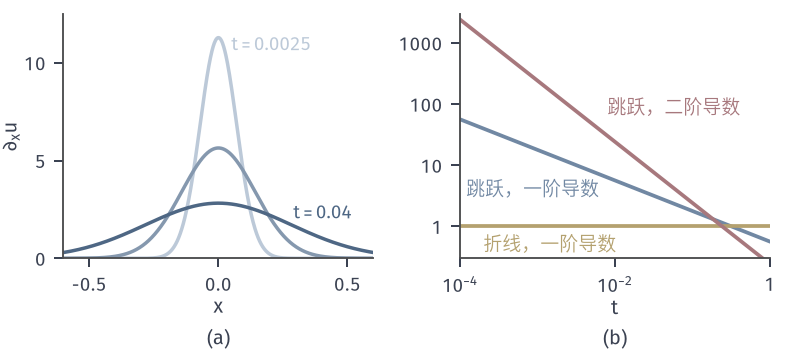

Source code (Python):
from pathlib import Path
import sys
HERE = Path(__file__).resolve().parent
sys.path.insert(0, str(HERE.parent/"heat-common"))
from heat_fig import *
# Exact derivative growth for a jump and a kink on the line.
fig, axes = figure(width_mm=112, height_mm=50, ncols=2)
panel(fig, left=.08, wspace=.28, bottom=.27)
ax = axes[0]; xx = np.linspace(-.6, .6, 800); cc = shades(3)
for t, c in zip((.0025, .01, .04), cc): ax.plot(xx, 2*gauss(xx, t), color=c, lw=1.4)
lab(ax, .05, 10.6, '$t=0.0025$', cc[0], ha='left'); lab(ax, .29, 2.0, '$t=0.04$', cc[2], ha='left')
ax.set_xlim(-.6, .6); ax.set_ylim(0, 12.5); ax.set_xticks([-.5, 0, .5]); ax.set_yticks([0, 5, 10]); axlab(ax, yl=r'$\partial_x u$')
ax = axes[1]; T = np.logspace(-4, 0, 80)
ax.loglog(T, 1/np.sqrt(pi*T), color=BLUE, lw=1.5); ax.loglog(T, 0*T+1, color=YELLOW, lw=1.5); ax.loglog(T, 2/(np.sqrt(8*pi)*T)*np.exp(-.5), color=RED, lw=1.5)
lab(ax, 2e-4, .75, '折线，一阶导数', YELLOW, ha='left', va='top'); lab(ax, 1.2e-4, 6, '跳跃，一阶导数', BLUE, ha='left', va='top')
lab(ax, 8e-3, 60, '跳跃，二阶导数', RED, ha='left', va='bottom')
ax.set_xlim(1e-4, 1); ax.set_ylim(.3, 3000); ax.minorticks_off(); ax.set_xticks([1e-4, 1e-2, 1]); ax.set_xticklabels(['$10^{-4}$', '$10^{-2}$', '1']); ax.set_yticks([1, 10, 100, 1000]); ax.set_yticklabels(['1', '10', '100', '1000']); axlab(ax, '$t$')
tags(fig, axes)
save(fig, HERE, 'figure', {'1/sqrt(pi t) .01': float(1/np.sqrt(pi*.01))})
